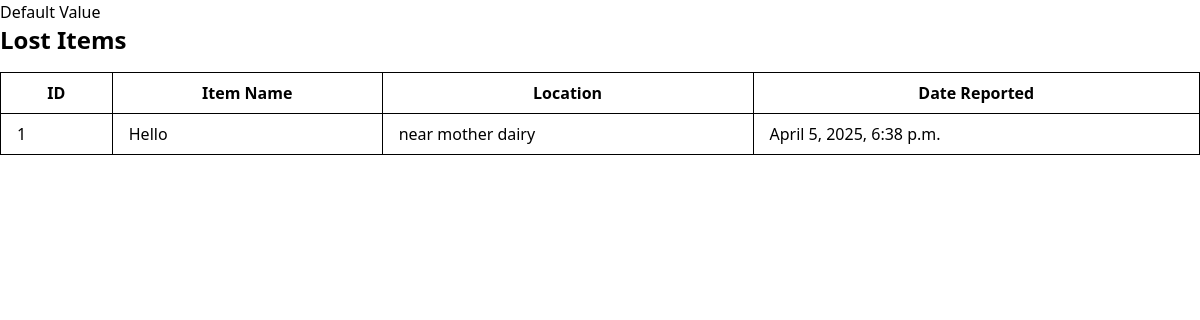
Page /lnf/view-items/ on the earlier database version.
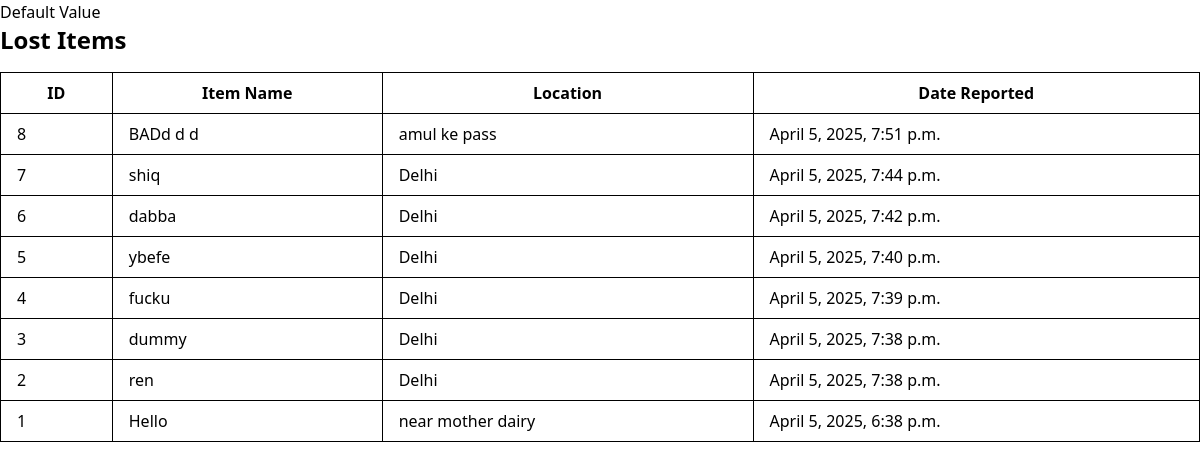
Same page on the later database version.
### lnf/models.py (models this page shows, shortened)
class ItemsInfo(models.Model):
    GATE = [
        ('1', 'GATE NO-1'),
        ('2', 'GATE NO-2'),
    ]
    name = models.CharField(max_length=255, default='Title of item')
    image = models.ImageField(upload_to='lost_items/')  # Changed to a more specific path
    email = models.EmailField()
    contact = models.CharField(max_length=15, null=True, blank=True)  # Changed to CharField
    description = models.TextField(max_length=300, null=True, blank=True)
    location = models.CharField(max_length=255, null=True, blank=True)  # Added max_length
    question = models.TextField(max_length=100, null=True, blank=True)  # Fixed null=True
    answer = models.TextField(default='No answer provided')
    gate_no = models.CharField(max_length=1, choices=GATE, default='1')
    created_at = models.DateTimeField(auto_now_add=True)  # Added for tracking

### lnf/views.py (the view)
# urls.py: path('view-items/', views.view_lost_items, name='view_items'),
def view_lost_items(request):
    items = ItemsInfo.objects.all().order_by('-created_at')
    return render(request, 'view_items.html', {'items': items})

### lnf/templates/view_items.html
{% extends 'layout.html' %}
{% block content %}
<h1 class="text-2xl font-bold mb-4">Lost Items</h1>
<table class="min-w-full bg-white">
    <thead>
        <tr>
            <th class="py-2 px-4 border">ID</th>
            <th class="py-2 px-4 border">Item Name</th>
            <th class="py-2 px-4 border">Location</th>
            <th class="py-2 px-4 border">Date Reported</th>
        </tr>
    </thead>
    <tbody>
        {% for item in items %}
        <tr>
            <td class="py-2 px-4 border">{{ item.id }}</td>
            <td class="py-2 px-4 border">{{ item.name }}</td>
            <td class="py-2 px-4 border">{{ item.location }}</td>
            <td class="py-2 px-4 border">{{ item.created_at }}</td>
        </tr>
        {% empty %}
        <tr>
            <td colspan="4" class="py-2 px-4 border text-center">No items found</td>
        </tr>
        {% endfor %}
    </tbody>
</table>
{% endblock %}

Differences in the rows shown:
added ItemsInfo: id "8", name "BADd d d", location "amul ke pass", created_at "April 5, 2025, 7:51 p.m."
added ItemsInfo: id "7", name "shiq", location "Delhi", created_at "April 5, 2025, 7:44 p.m."
added ItemsInfo: id "6", name "dabba", location "Delhi", created_at "April 5, 2025, 7:42 p.m."
added ItemsInfo: id "5", name "ybefe", location "Delhi", created_at "April 5, 2025, 7:40 p.m."
added ItemsInfo: id "4", name "fucku", location "Delhi", created_at "April 5, 2025, 7:39 p.m."
added ItemsInfo: id "3", name "dummy", location "Delhi", created_at "April 5, 2025, 7:38 p.m."
added ItemsInfo: id "2", name "ren", location "Delhi", created_at "April 5, 2025, 7:38 p.m."
